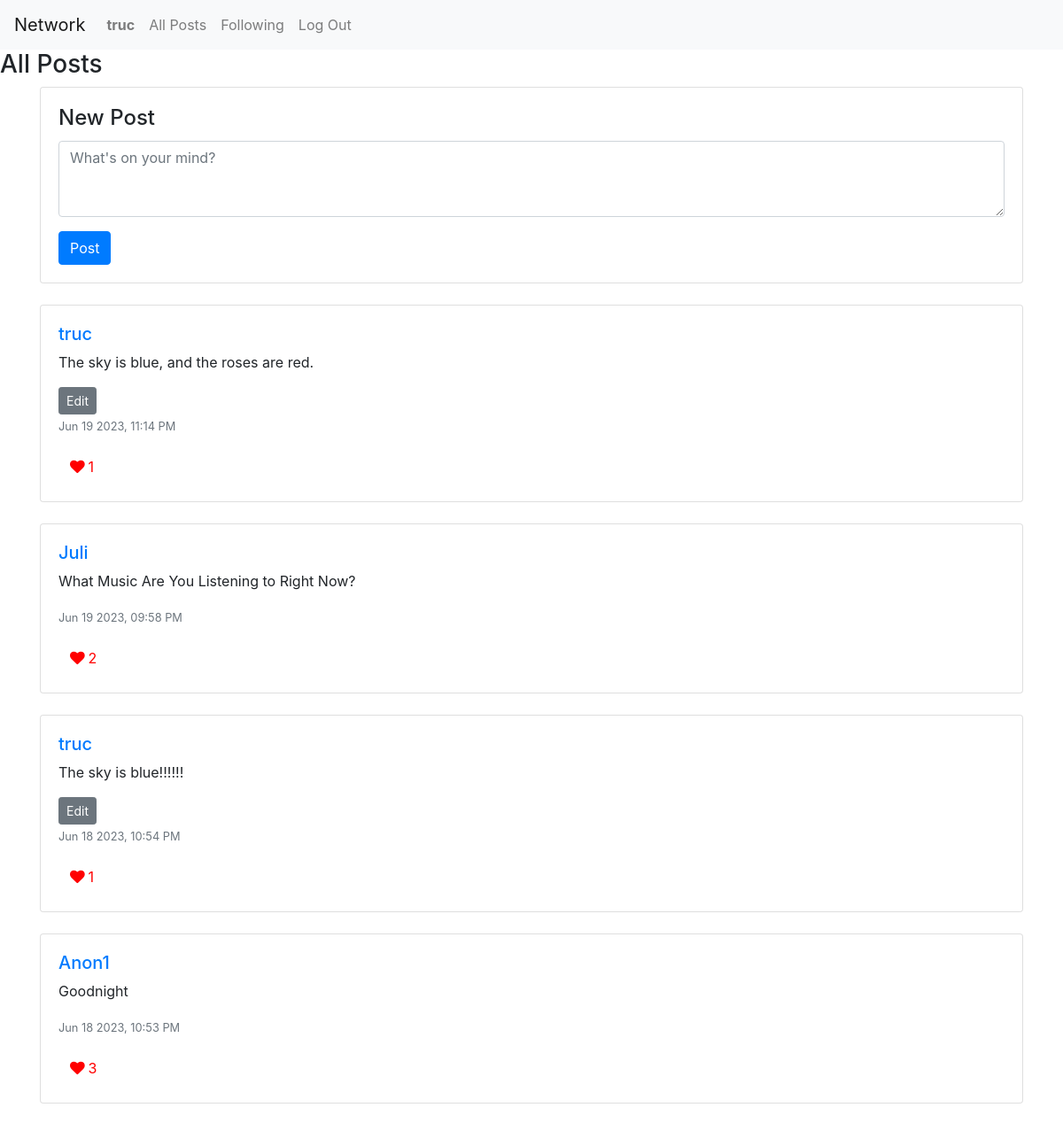
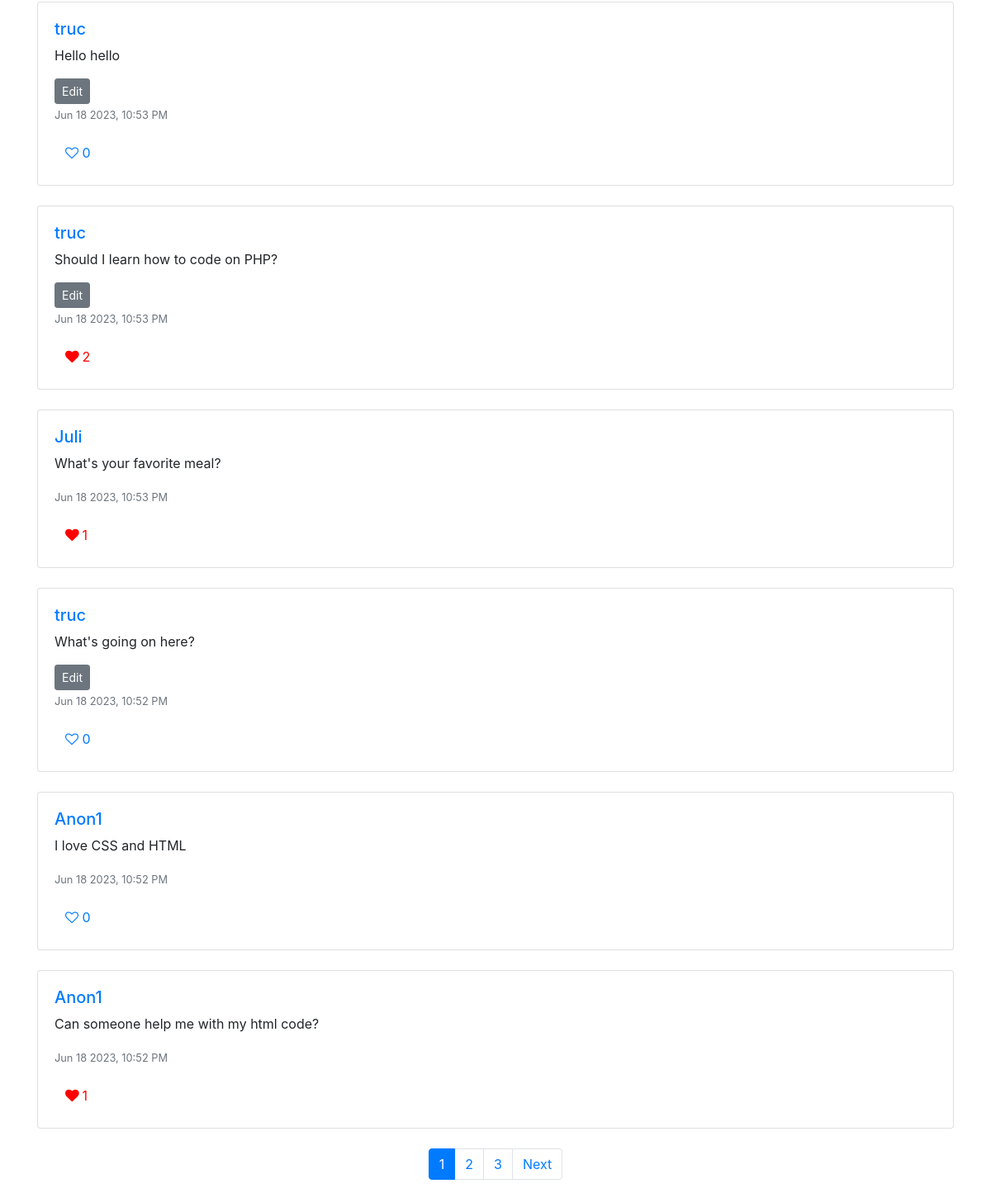
Screenshot of / (signed in) with the database file from the repository (2 pictures, top to bottom).
### network/models.py (models this page shows, shortened)
class User(AbstractUser):
    pass

class Post(models.Model):
    content = models.TextField(blank = False)
    user = models.ForeignKey("User", on_delete=models.CASCADE, related_name="posts")
    timestamp = models.DateTimeField(auto_now_add=True)
    likes = models.IntegerField(default=0)
    editing = models.BooleanField(default=False)
    post_liked = models.ManyToManyField(User, related_name='liked_posts', blank=True)
    def serialize(self, request=None):
        is_liked = False
        if request and request.user.is_authenticated:
            is_liked = self.post_liked.filter(id=request.user.id).exists()
        return {
            "id": self.id,
            "author": self.user.username,
            "content": self.content,
            "timestamp": self.timestamp.strftime("%b %d %Y, %I:%M %p"),
            "likes": self.likes,
            "is_liked": is_liked
        }

### network/views.py (the view)
# urls.py: path("", views.index, name="index"),
def index(request):
    posts = Post.objects.all().order_by('-timestamp')
    paginator = Paginator(posts, 10)
    page_number = request.GET.get('page')
    page_obj = paginator.get_page(page_number)
    serialized_posts = []
    for post in page_obj:
        serialized_post = post.serialize(request)
        serialized_posts.append(serialized_post)
    return render(request, "network/index.html", {
        "page_obj": page_obj,
        "serialized_posts": serialized_posts
    })

### network/templates/network/index.html (shortened to what this page needs)
{% extends "network/layout.html" %}
{% block body %}
<h3>All Posts</h3>
{% if user.is_authenticated %}
<div class="container mb-4">
  <div class="card">
    <div class="card-body">
      <h4 class="card-title">New Post</h4>
      <form action="{% url 'create_post' %}" id="new-post-form" method="post">
        <div class="form-group">
          <textarea name="content" class="form-control" id="new-post-input" rows="3" placeholder="What's on your mind?"></textarea>
        </div>
        <button type="submit" class="btn btn-primary">Post</button>
      </form>
    </div>
  </div>
</div>
{% endif %}
<div class="container">
  {% for post in serialized_posts %}
  <div class="card mb-4">
    <div class="card-body">
      <h5 class="card-text"><a href="{% url 'profile' post.author %}">{{ post.author }}</a></h5>
      <p id="post-content-{{ post.id }}" class="card-text">{{ post.content }}</p>
      {% if user.is_authenticated and request.user.username == post.author %}
        <button class="btn btn-secondary edit-post-btn btn-sm" data-post-id="{{ post.id }}">Edit</button>
      {% endif %}
      <p class="card-text"><small class="text-muted">{{ post.timestamp }}</small></p>
      <div>
        <button class="btn btn-link like-btn{% if post.is_liked %} liked{% endif %}" data-post-id="{{ post.id }}">
          <i class="fa {% if post.is_liked %}fa-heart{% else %}fa-heart-o{% endif %} heart-icon"></i>
          <span id="post-likes-{{ post.id }}" class="likes-count">{{ post.likes }}</span>
        </button>
      </div>
    </div>
  </div>
  {% empty %}
  <div class="alert alert-primary" role="alert">
    No posts yet.
  </div>
  {% endfor %}
</div>
<div class="container d-flex justify-content-center">
  <nav aria-label="Page navigation">
    <ul class="pagination">
      {% for num in page_obj.paginator.page_range %}
        {% if page_obj.number == num %}
          <li class="page-item active">
            <a class="page-link" href="?page={{ num }}">{{ num }}</a>
          </li>
        {% else %}
          <li class="page-item">
            <a class="page-link" href="?page={{ num }}">{{ num }}</a>
          </li>
        {% endif %}
      {% endfor %}
      {% if page_obj.has_next %}
        <li class="page-item">
          <a class="page-link" href="?page={{ page_obj.next_page_number }}">Next</a>
        </li>
      {% endif %}
    </ul>
  </nav>
</div>
{% endblock %}

### network/templates/network/layout.html (shortened to what this page needs)
{% load static %}
<!DOCTYPE html>
<html lang="en">
    <head>
        <link rel="stylesheet" href="https://stackpath.bootstrapcdn.com/bootstrap/4.4.1/css/bootstrap.min.css">
        <link rel="stylesheet" href="https://cdnjs.cloudflare.com/ajax/libs/font-awesome/4.7.0/css/font-awesome.min.css">
        <link href="{% static 'network/styles.css' %}" rel="stylesheet">
    </head>
    <body>
        <nav class="navbar navbar-expand-lg navbar-light bg-light">
            <a class="navbar-brand" href="#">Network</a>
            <div>
              <ul class="navbar-nav mr-auto">
                {% if user.is_authenticated %}
                    <li class="nav-item">
                        <a class="nav-link" href="{% url 'profile' user.username %}"><strong>{{ user.username }}</strong></a>
                    </li>
                {% endif %}
                <li class="nav-item">
                  <a class="nav-link" href="{% url 'index' %}">All Posts</a>
                </li>
                {% if user.is_authenticated %}
                    <li class="nav-item">
                        <a class="nav-link" href="{% url 'following_posts' %}">Following</a>
                    </li>
                    <li class="nav-item">
                        <a class="nav-link" href="{% url 'logout' %}">Log Out</a>
                    </li>
                {% endif %}
              </ul>
            </div>
          </nav>
        <div class="body">
            {% block body %}
            {% endblock %}
        </div>
    </body>
</html>

### network/static/network/styles.css (style rules this page uses)
.like-btn.liked { color: red; }
.like-btn.liked .heart-icon { font-weight: bold; }

### rows the page displays
User: username "truc", author "truc" "truc" "truc" "truc" "truc"
Post: content "The sky is blue, and the roses are red."
User: author "Juli" "Juli"
Post: content "What Music Are You Listening to Right Now?"
Post: content "The sky is blue!!!!!!"
User: author "Anon1" "Anon1" "Anon1"
Post: content "Goodnight"
Post: content "Hello hello"
Post: content "Should I learn how to code on PHP?"
Post: content "What's your favorite meal?"
Post: content "What's going on here?"
Post: content "I love CSS and HTML"
Post: content "Can someone help me with my html code?"

### other values shown
{{ post.timestamp }} "Jun 19 2023, 11:14 PM" "Jun 19 2023, 09:58 PM" "Jun 18 2023, 10:54 PM" "Jun 18 2023, 10:53 PM" "Jun 18 2023, 10:53 PM" "Jun 18 2023, 10:53 PM" "Jun 18 2023, 10:53 PM" "Jun 18 2023, 10:52 PM" "Jun 18 2023, 10:52 PM" "Jun 18 2023, 10:52 PM"
{{ post.likes }} "1" "2" "1" "3" "0" "2" "1" "0" "0" "1"
{{ num }} "1"
{{ num }} "2" "3"
